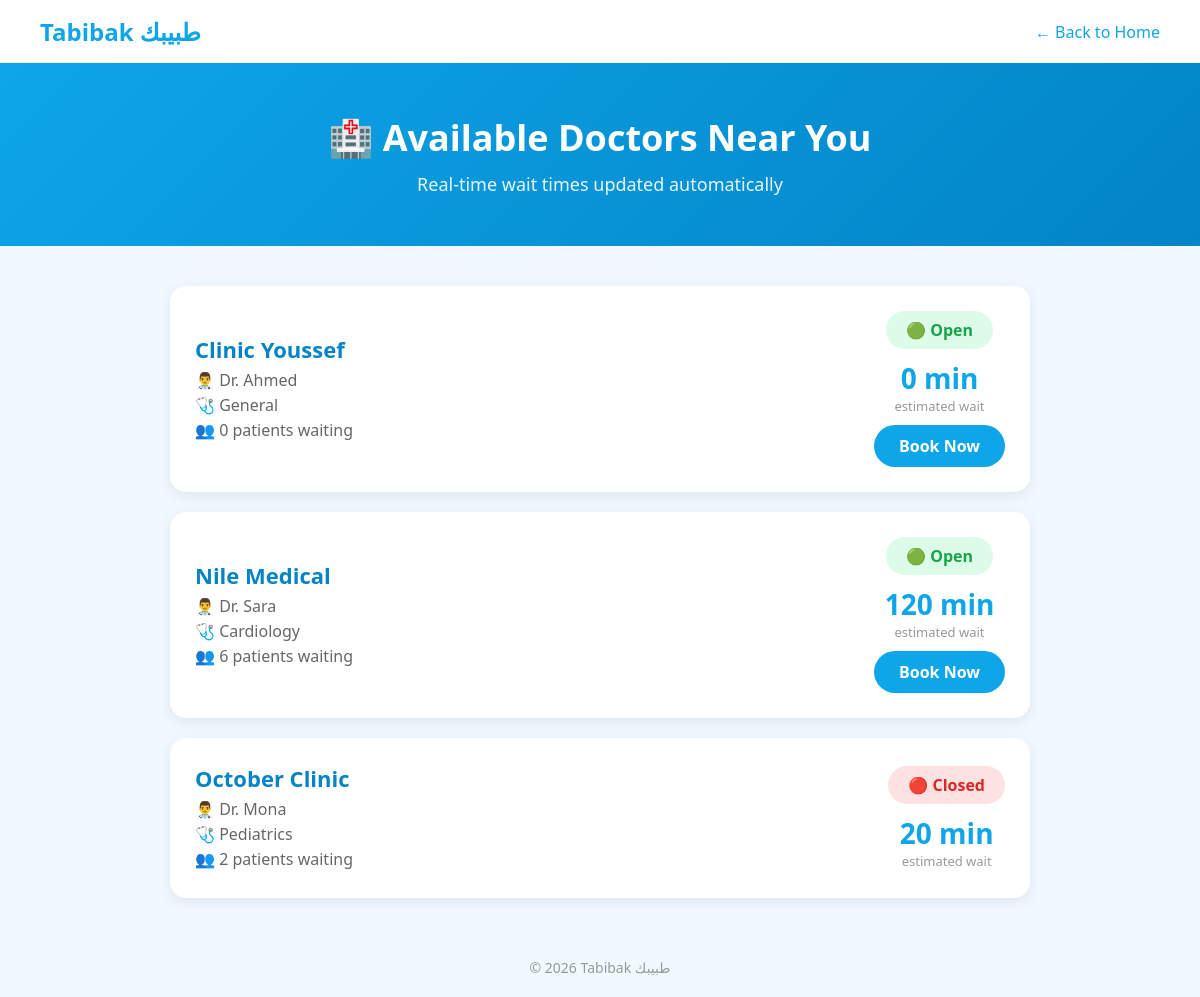
The page /clinics on the database as committed earlier.
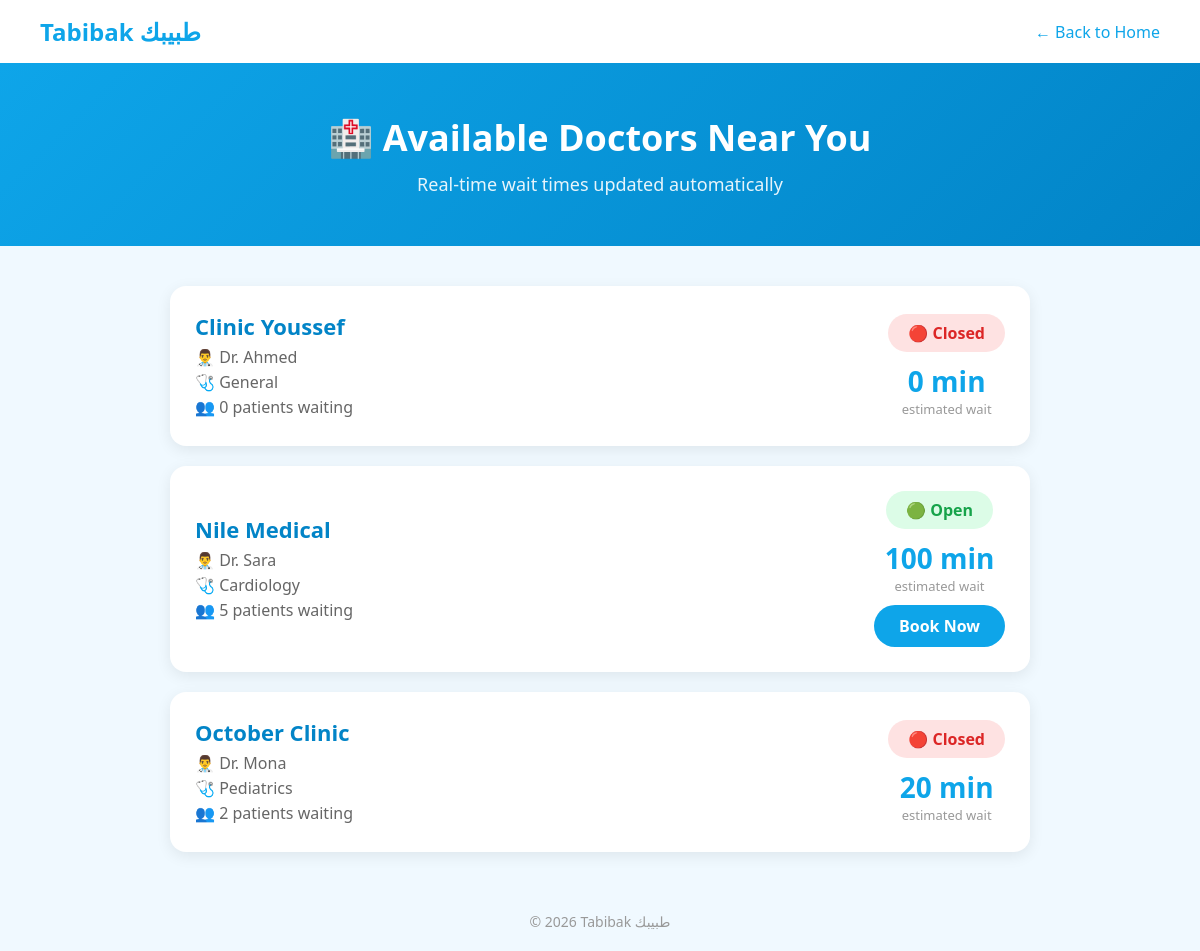
The same page on the database as committed later.
### tables this page shows
CREATE TABLE clinics (
        id INTEGER PRIMARY KEY,
        name TEXT,
        doctor TEXT,
        specialty TEXT,
        patients_waiting INTEGER,
        minutes_per_patient INTEGER,
        is_open INTEGER
    );

### app.py (the view)
@app.route("/clinics")
def clinics():
    data = get_clinics()
    return render_template("clinics.html", clinics=data)

### app.py (called while the page is built)
def get_clinics():
    conn = sqlite3.connect("tabibak.db")
    cursor = conn.cursor()
    cursor.execute("SELECT * FROM clinics")
    clinics = cursor.fetchall()
    conn.close()
    return clinics

### templates/clinics.html (shortened to what this page needs)
<!DOCTYPE html>
<html lang="en">
<head>
</head>
<body>
    <nav>
        <div class="logo">Tabibak طبيبك</div>
        <a href="/" style="color: #0ea5e9; text-decoration: none;">← Back to Home</a>
    </nav>
    <div class="hero">
        <h1>🏥 Available Doctors Near You</h1>
        <p>Real-time wait times updated automatically</p>
    </div>
    <div class="clinics-container">
        {% for clinic in clinics %}
        <div class="clinic-card">
            <div class="clinic-info">
                <h2>{{ clinic[1] }}</h2>
                <p>👨‍⚕️ {{ clinic[2] }}</p>
                <p>🩺 {{ clinic[3] }}</p>
                <p>👥 {{ clinic[4] }} patients waiting</p>
            </div>
            <div class="clinic-status">
                {% if clinic[6] == 1 %}
                    <div class="status-open">🟢 Open</div>
                {% else %}
                    <div class="status-closed">🔴 Closed</div>
                {% endif %}
                <div class="wait-time">{{ clinic[4] * clinic[5] }} min</div>
                <div class="wait-label">estimated wait</div>
                {% if clinic[6] == 1 %}
                    <a href="#" class="book-btn">Book Now</a>
                {% endif %}
            </div>
        </div>
        {% endfor %}
    </div>
    <footer>© 2026 Tabibak طبيبك</footer>
</body>
</html>

### templates/clinics.html (style rules this page uses)
* { margin: 0; padding: 0; box-sizing: border-box; }
body { font-family: 'Segoe UI', sans-serif; background: #f0f9ff; color: #333; }
nav { background: white; padding: 15px 40px; display: flex; justify-content: space-between; align-items: center; box-shadow: 0 2px 10px rgba(0,0,0,0.1); }
.logo { font-size: 24px; font-weight: bold; color: #0ea5e9; }
.hero { background: linear-gradient(135deg, #0ea5e9, #0284c7); color: white; padding: 50px 40px; text-align: center; }
.hero h1 { font-size: 36px; margin-bottom: 10px; }
.hero p { font-size: 18px; opacity: 0.9; }
.clinics-container { max-width: 900px; margin: 40px auto; padding: 0 20px; }
.clinic-card { background: white; border-radius: 16px; padding: 25px; margin-bottom: 20px; box-shadow: 0 4px 15px rgba(0,0,0,0.08); display: flex; justify-content: space-between; align-items: center; }
.clinic-info h2 { font-size: 22px; color: #0284c7; margin-bottom: 5px; }
.clinic-info p { color: #666; margin-bottom: 3px; }
.clinic-status { text-align: center; }
.status-open { background: #dcfce7; color: #16a34a; padding: 8px 20px; border-radius: 50px; font-weight: bold; margin-bottom: 10px; display: inline-block; }
.status-closed { background: #fee2e2; color: #dc2626; padding: 8px 20px; border-radius: 50px; font-weight: bold; margin-bottom: 10px; display: inline-block; }
.wait-time { font-size: 28px; font-weight: bold; color: #0ea5e9; }
.wait-label { font-size: 13px; color: #999; }
.book-btn { background: #0ea5e9; color: white; padding: 10px 25px; border-radius: 50px; text-decoration: none; font-weight: bold; display: inline-block; margin-top: 10px; }
footer { text-align: center; padding: 20px; color: #999; font-size: 14px; }

Rows that differ between the two databases and show on the page:
changed clinics "Clinic Youssef": is_open "🟢 Open Book Now" → "🔴 Closed"
changed clinics "Nile Medical": patients_waiting "6" → "5"; clinic[4]*clinic[5] "120" → "100"
